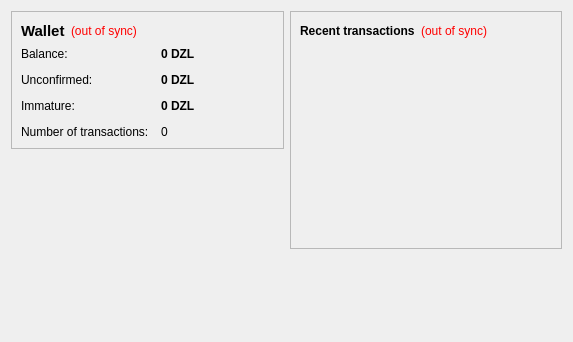
<?xml version="1.0" encoding="UTF-8"?>
<ui version="4.0">
 <class>OverviewPage</class>
 <widget class="QWidget" name="OverviewPage">
  <property name="geometry">
   <rect>
    <x>0</x>
    <y>0</y>
    <width>573</width>
    <height>342</height>
   </rect>
  </property>
  <property name="windowTitle">
   <string>Form</string>
  </property>
  <layout class="QHBoxLayout" name="horizontalLayout" stretch="1,1">
   <item>
    <layout class="QVBoxLayout" name="verticalLayout_2">
     <item>
      <widget class="QFrame" name="frame">
       <property name="frameShape">
        <enum>QFrame::StyledPanel</enum>
       </property>
       <property name="frameShadow">
        <enum>QFrame::Raised</enum>
       </property>
       <layout class="QVBoxLayout" name="verticalLayout_4">
        <item>
         <layout class="QHBoxLayout" name="horizontalLayout_4">
          <item>
           <widget class="QLabel" name="label_5">
            <property name="font">
             <font>
              <pointsize>11</pointsize>
              <weight>75</weight>
              <bold>true</bold>
             </font>
            </property>
            <property name="text">
             <string>Wallet</string>
            </property>
           </widget>
          </item>
          <item>
           <widget class="QLabel" name="labelWalletStatus">
            <property name="toolTip">
             <string>The displayed information may be out of date. Your wallet automatically synchronizes with the DieselCoin network after a connection is established, but this process has not completed yet.</string>
            </property>
            <property name="styleSheet">
             <string notr="true">QLabel { color: red; }</string>
            </property>
            <property name="text">
             <string notr="true">(out of sync)</string>
            </property>
            <property name="alignment">
             <set>Qt::AlignLeading|Qt::AlignLeft|Qt::AlignVCenter</set>
            </property>
           </widget>
          </item>
          <item>
           <spacer name="horizontalSpacer_2">
            <property name="orientation">
             <enum>Qt::Horizontal</enum>
            </property>
            <property name="sizeHint" stdset="0">
             <size>
              <width>40</width>
              <height>20</height>
             </size>
            </property>
           </spacer>
          </item>
         </layout>
        </item>
        <item>
         <layout class="QFormLayout" name="formLayout_2">
          <property name="fieldGrowthPolicy">
           <enum>QFormLayout::AllNonFixedFieldsGrow</enum>
          </property>
          <property name="horizontalSpacing">
           <number>12</number>
          </property>
          <property name="verticalSpacing">
           <number>12</number>
          </property>
          <item row="0" column="0">
           <widget class="QLabel" name="label">
            <property name="text">
             <string>Balance:</string>
            </property>
           </widget>
          </item>
          <item row="0" column="1">
           <widget class="QLabel" name="labelBalance">
            <property name="font">
             <font>
              <weight>75</weight>
              <bold>true</bold>
             </font>
            </property>
            <property name="cursor">
             <cursorShape>IBeamCursor</cursorShape>
            </property>
            <property name="toolTip">
             <string>Your current balance</string>
            </property>
            <property name="text">
             <string notr="true">0 DZL</string>
            </property>
            <property name="textInteractionFlags">
             <set>Qt::LinksAccessibleByMouse|Qt::TextSelectableByKeyboard|Qt::TextSelectableByMouse</set>
            </property>
           </widget>
          </item>
          <item row="1" column="0">
           <widget class="QLabel" name="label_3">
            <property name="text">
             <string>Unconfirmed:</string>
            </property>
           </widget>
          </item>
          <item row="1" column="1">
           <widget class="QLabel" name="labelUnconfirmed">
            <property name="font">
             <font>
              <weight>75</weight>
              <bold>true</bold>
             </font>
            </property>
            <property name="cursor">
             <cursorShape>IBeamCursor</cursorShape>
            </property>
            <property name="toolTip">
             <string>Total of transactions that have yet to be confirmed, and do not yet count toward the current balance</string>
            </property>
            <property name="text">
             <string notr="true">0 DZL</string>
            </property>
            <property name="textInteractionFlags">
             <set>Qt::LinksAccessibleByMouse|Qt::TextSelectableByKeyboard|Qt::TextSelectableByMouse</set>
            </property>
           </widget>
          </item>
          <item row="3" column="0">
           <widget class="QLabel" name="label_2">
            <property name="text">
             <string>Number of transactions:</string>
            </property>
           </widget>
          </item>
          <item row="3" column="1">
           <widget class="QLabel" name="labelNumTransactions">
            <property name="toolTip">
             <string>Total number of transactions in wallet</string>
            </property>
            <property name="text">
             <string notr="true">0</string>
            </property>
           </widget>
          </item>
          <item row="2" column="0">
           <widget class="QLabel" name="labelImmatureText">
            <property name="text">
             <string>Immature:</string>
            </property>
           </widget>
          </item>
          <item row="2" column="1">
           <widget class="QLabel" name="labelImmature">
            <property name="font">
             <font>
              <weight>75</weight>
              <bold>true</bold>
             </font>
            </property>
            <property name="toolTip">
             <string>Mined balance that has not yet matured</string>
            </property>
            <property name="text">
             <string notr="true">0 DZL</string>
            </property>
            <property name="textInteractionFlags">
             <set>Qt::LinksAccessibleByMouse|Qt::TextSelectableByKeyboard|Qt::TextSelectableByMouse</set>
            </property>
           </widget>
          </item>
         </layout>
        </item>
       </layout>
      </widget>
     </item>
     <item>
      <spacer name="verticalSpacer">
       <property name="orientation">
        <enum>Qt::Vertical</enum>
       </property>
       <property name="sizeHint" stdset="0">
        <size>
         <width>20</width>
         <height>40</height>
        </size>
       </property>
      </spacer>
     </item>
    </layout>
   </item>
   <item>
    <layout class="QVBoxLayout" name="verticalLayout_3">
     <item>
      <widget class="QFrame" name="frame_2">
       <property name="frameShape">
        <enum>QFrame::StyledPanel</enum>
       </property>
       <property name="frameShadow">
        <enum>QFrame::Raised</enum>
       </property>
       <layout class="QVBoxLayout" name="verticalLayout">
        <item>
         <layout class="QHBoxLayout" name="horizontalLayout_2">
          <item>
           <widget class="QLabel" name="label_4">
            <property name="text">
             <string>&lt;b&gt;Recent transactions&lt;/b&gt;</string>
            </property>
           </widget>
          </item>
          <item>
           <widget class="QLabel" name="labelTransactionsStatus">
            <property name="toolTip">
             <string>The displayed information may be out of date. Your wallet automatically synchronizes with the DieselCoin network after a connection is established, but this process has not completed yet.</string>
            </property>
            <property name="styleSheet">
             <string notr="true">QLabel { color: red; }</string>
            </property>
            <property name="text">
             <string notr="true">(out of sync)</string>
            </property>
            <property name="alignment">
             <set>Qt::AlignRight|Qt::AlignTrailing|Qt::AlignVCenter</set>
            </property>
           </widget>
          </item>
          <item>
           <spacer name="horizontalSpacer">
            <property name="orientation">
             <enum>Qt::Horizontal</enum>
            </property>
            <property name="sizeHint" stdset="0">
             <size>
              <width>40</width>
              <height>20</height>
             </size>
            </property>
           </spacer>
          </item>
         </layout>
        </item>
        <item>
         <widget class="QListView" name="listTransactions">
          <property name="styleSheet">
           <string notr="true">QListView { background: transparent; }</string>
          </property>
          <property name="frameShape">
           <enum>QFrame::NoFrame</enum>
          </property>
          <property name="verticalScrollBarPolicy">
           <enum>Qt::ScrollBarAlwaysOff</enum>
          </property>
          <property name="horizontalScrollBarPolicy">
           <enum>Qt::ScrollBarAlwaysOff</enum>
          </property>
          <property name="selectionMode">
           <enum>QAbstractItemView::NoSelection</enum>
          </property>
         </widget>
        </item>
       </layout>
      </widget>
     </item>
     <item>
      <spacer name="verticalSpacer_2">
       <property name="orientation">
        <enum>Qt::Vertical</enum>
       </property>
       <property name="sizeHint" stdset="0">
        <size>
         <width>20</width>
         <height>40</height>
        </size>
       </property>
      </spacer>
     </item>
    </layout>
   </item>
  </layout>
 </widget>
 <resources/>
 <connections/>
</ui>
